Frame 1 (no input): blank canvas, image omitted
Frame 60 (no input): blank canvas, image omitted
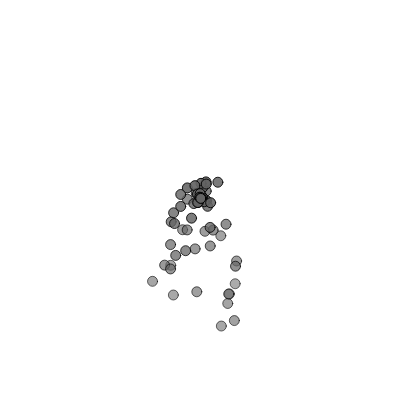
Frame 120 (the mouse pressed at the canvas centre since frame 60)

The p5.js sketch whose frames 1 and 60 were blank and that drew this single picture after the mouse press (run headless with seeded random() and noise() and a simulated clock; from frame 60 on, the mouse is pressed at the canvas centre):

// p5.js sketch
// ── sketch.js
/*Rewrite Example 4.4 so each particle system doesn’t live forever. Set a limit on the number of particles an individual system can generate. 
Then, when a particle system is empty (has no particles left), remove it from the emitters array.*/

let emitters = [];
let emitter;
let particle;

function setup() {
  createCanvas(400, 400);
}

function draw() {
  background(255);
  
  for (let e of emitters){
    particle = new Particle(e.origin.x, e.origin.y);
    e.run();
    e.addParticles(particle); 
    e.exceedMax();
    
  }
  
}

function mousePressed(){
  emitter = new Emitter(mouseX, mouseY);
  emitters.push(emitter);
}


class Emitter{
  constructor(x, y){
    this.particles = [];
    this.origin = createVector(x, y)
    this.velocity = createVector();
    this.acceleration = createVector(random(-1, 1), random(0, 1));
    this.maxNum = 100;
    this.currentNum = 0;
  }
  
  addParticles(p){
    this.particles.push(p);
    this.currentNum += 1;
  }
  
  run(){
    let length = this.particles.length-1;
    let gravity = createVector(0, 0.1);
    
    for (let p of this.particles){
      p.run(gravity);
    }
    
    this.particles = this.particles.filter(function(p){
      return !p.isDead();
    })
    
    // if (this.isExceedMax()){
    //   this.particles.shift();
    //   return this.particles;
    // }
    
  }
  
  update(){
    this.velocity.add(this.acceleration);
    this.origin.add(this.velocity);
    this.acceleration.mult(0);
  }
  
  exceedMax(){
    if(this.currentNum>100){
      this.particles.shift();
      return this.particles;
    }
  }
  
}


class Particle{
  constructor(x, y){
    this.position = createVector(x, y);
    // give it a random velocity
    this.velocity = createVector(random(-1, 1), random(-2, 0));
    this.acceleration = createVector();
    // A new variable to keep track of how long the particle has been “alive.”
    this.lifespan = 255;
    
  }
  
  run(force){
    this.update();
    this.applyForce(force);
    this.show()
  }
  
  update(){
    this.velocity.add(this.acceleration);
    this.position.add(this.velocity);
    
    this.acceleration.mult(0);
    this.lifespan -= 2.0;
  }
  
  isDead(){
    if (this.lifespan > 0){
      return false
    }else{
      return true;
    }
  }
  
  applyForce(force){
    let f = force;
    this.acceleration.add(f);
  }
  
  show(){
    // Since the life ranges from 255 to 0, it can also be used for alpha.
    fill(100, this.lifespan);
    stroke(0, this.lifespan);
    circle(this.position.x, this.position.y, 10);
    
  }
}
